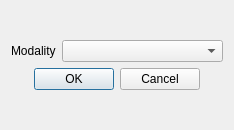
<?xml version="1.0" encoding="UTF-8"?>
<ui version="4.0">
 <class>ModalitySelection</class>
 <widget class="QDialog" name="ModalitySelection">
  <property name="geometry">
   <rect>
    <x>0</x>
    <y>0</y>
    <width>234</width>
    <height>130</height>
   </rect>
  </property>
  <property name="font">
   <font>
    <family>Segoe UI</family>
   </font>
  </property>
  <property name="windowTitle">
   <string>Modality selection</string>
  </property>
  <layout class="QVBoxLayout" name="verticalLayout">
   <item>
    <spacer name="verticalSpacer_2">
     <property name="orientation">
      <enum>Qt::Vertical</enum>
     </property>
     <property name="sizeHint" stdset="0">
      <size>
       <width>20</width>
       <height>27</height>
      </size>
     </property>
    </spacer>
   </item>
   <item>
    <layout class="QFormLayout" name="formLayout">
     <item row="0" column="0">
      <widget class="QLabel" name="yearsOfExperienceLabel">
       <property name="text">
        <string>Modality</string>
       </property>
      </widget>
     </item>
     <item row="0" column="1">
      <widget class="QComboBox" name="yearsOfExperienceComboBox"/>
     </item>
    </layout>
   </item>
   <item>
    <widget class="QDialogButtonBox" name="buttonBox">
     <property name="orientation">
      <enum>Qt::Horizontal</enum>
     </property>
     <property name="standardButtons">
      <set>QDialogButtonBox::Cancel|QDialogButtonBox::Ok</set>
     </property>
     <property name="centerButtons">
      <bool>true</bool>
     </property>
    </widget>
   </item>
   <item>
    <spacer name="verticalSpacer">
     <property name="orientation">
      <enum>Qt::Vertical</enum>
     </property>
     <property name="sizeHint" stdset="0">
      <size>
       <width>20</width>
       <height>27</height>
      </size>
     </property>
    </spacer>
   </item>
  </layout>
 </widget>
 <resources/>
 <connections>
  <connection>
   <sender>buttonBox</sender>
   <signal>rejected()</signal>
   <receiver>ModalitySelection</receiver>
   <slot>reject()</slot>
   <hints>
    <hint type="sourcelabel">
     <x>316</x>
     <y>260</y>
    </hint>
    <hint type="destinationlabel">
     <x>286</x>
     <y>274</y>
    </hint>
   </hints>
  </connection>
  <connection>
   <sender>buttonBox</sender>
   <signal>accepted()</signal>
   <receiver>ModalitySelection</receiver>
   <slot>accept()</slot>
   <hints>
    <hint type="sourcelabel">
     <x>248</x>
     <y>254</y>
    </hint>
    <hint type="destinationlabel">
     <x>157</x>
     <y>274</y>
    </hint>
   </hints>
  </connection>
 </connections>
</ui>
